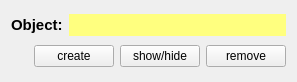
<?xml version="1.0" encoding="UTF-8"?>
<ui version="4.0">
 <class>PRDesignerGraphics</class>
 <widget class="QWidget" name="PRDesignerGraphics">
  <property name="geometry">
   <rect>
    <x>0</x>
    <y>0</y>
    <width>297</width>
    <height>82</height>
   </rect>
  </property>
  <property name="windowTitle">
   <string>Atom Label</string>
  </property>
  <property name="toolTip">
   <string/>
  </property>
  <layout class="QVBoxLayout" name="verticalLayout">
   <item>
    <layout class="QHBoxLayout" name="horizontalLayout_2">
     <item>
      <widget class="QLabel" name="label">
       <property name="text">
        <string>&lt;!DOCTYPE HTML PUBLIC &quot;-//W3C//DTD HTML 4.0//EN&quot; &quot;http://www.w3.org/TR/REC-html40/strict.dtd&quot;&gt;
&lt;html&gt;&lt;head&gt;&lt;meta name=&quot;qrichtext&quot; content=&quot;1&quot; /&gt;&lt;style type=&quot;text/css&quot;&gt;
p, li { white-space: pre-wrap; }
&lt;/style&gt;&lt;/head&gt;&lt;body style=&quot; font-family:'Ubuntu'; font-size:11pt; font-weight:400; font-style:normal;&quot;&gt;
&lt;p style=&quot; margin-top:0px; margin-bottom:0px; margin-left:0px; margin-right:0px; -qt-block-indent:0; text-indent:0px;&quot;&gt;&lt;span style=&quot; font-weight:600;&quot;&gt;Object:&lt;/span&gt;&lt;/p&gt;&lt;/body&gt;&lt;/html&gt;</string>
       </property>
      </widget>
     </item>
     <item>
      <widget class="QPushButton" name="objectLinkPB">
       <property name="sizePolicy">
        <sizepolicy hsizetype="Expanding" vsizetype="Fixed">
         <horstretch>0</horstretch>
         <verstretch>0</verstretch>
        </sizepolicy>
       </property>
       <property name="palette">
        <palette>
         <active>
          <colorrole role="Button">
           <brush brushstyle="SolidPattern">
            <color alpha="255">
             <red>255</red>
             <green>255</green>
             <blue>127</blue>
            </color>
           </brush>
          </colorrole>
         </active>
         <inactive>
          <colorrole role="Button">
           <brush brushstyle="SolidPattern">
            <color alpha="255">
             <red>255</red>
             <green>255</green>
             <blue>127</blue>
            </color>
           </brush>
          </colorrole>
         </inactive>
         <disabled>
          <colorrole role="Button">
           <brush brushstyle="SolidPattern">
            <color alpha="255">
             <red>255</red>
             <green>255</green>
             <blue>127</blue>
            </color>
           </brush>
          </colorrole>
         </disabled>
        </palette>
       </property>
       <property name="autoFillBackground">
        <bool>true</bool>
       </property>
       <property name="text">
        <string/>
       </property>
       <property name="flat">
        <bool>true</bool>
       </property>
      </widget>
     </item>
    </layout>
   </item>
   <item>
    <layout class="QHBoxLayout" name="horizontalLayout">
     <item>
      <spacer name="horizontalSpacer">
       <property name="orientation">
        <enum>Qt::Horizontal</enum>
       </property>
       <property name="sizeHint" stdset="0">
        <size>
         <width>40</width>
         <height>20</height>
        </size>
       </property>
      </spacer>
     </item>
     <item>
      <widget class="QPushButton" name="createLinkPB">
       <property name="focusPolicy">
        <enum>Qt::NoFocus</enum>
       </property>
       <property name="text">
        <string>create</string>
       </property>
      </widget>
     </item>
     <item>
      <widget class="QPushButton" name="showHideLinkPB">
       <property name="focusPolicy">
        <enum>Qt::NoFocus</enum>
       </property>
       <property name="text">
        <string>show/hide</string>
       </property>
       <property name="flat">
        <bool>false</bool>
       </property>
      </widget>
     </item>
     <item>
      <widget class="QPushButton" name="removeLinkPB">
       <property name="focusPolicy">
        <enum>Qt::NoFocus</enum>
       </property>
       <property name="text">
        <string>remove</string>
       </property>
       <property name="flat">
        <bool>false</bool>
       </property>
      </widget>
     </item>
    </layout>
   </item>
  </layout>
 </widget>
 <resources/>
 <connections/>
</ui>
